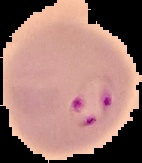
#> input picture tumlen/malaria/parasitized_01.jpg, 142 x 163 px, found by its file name; its folder holds only this picture in this run
$ python malamalamala.py
#> lines starting #> are read from the running program, lines starting #| are printed output that depends on the picture; after the words box and inside, x2 and y2 are one past the last pixel; in counts of white or black regions, pixels touching at a corner belong together
import os
import cv2
import numpy as np
import matplotlib.pyplot as plt

folder = 'C:\\Users\\Windows 10\\Kim\python\\New folder\\malaria\\'
files = os.listdir(folder)

total = len(files)
Infected = 0
Uninfected = 0
a = []


for i, file in enumerate(files):
    imageinput = cv2.imread(folder + file)
#> imageinput is the input picture: shape (163, 142, 3); mean B, G, R 110.2, 117.2, 155.1

    height,width,depth = imageinput.shape
#> height = 163; width = 142; depth = 3
    b,g,r = cv2.split(imageinput)
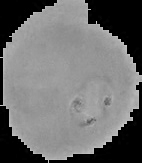
#> b: shape (163, 142); min 0, max 208, mean 110.2
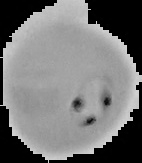
#> g: shape (163, 142); min 0, max 214, mean 117.2
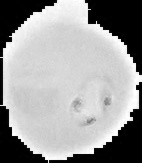
#> r: shape (163, 142); min 0, max 255, mean 155.1
    kernel = np.ones((3,3), np.uint8)
    image_noise_removal = cv2.bitwise_xor(g,r)
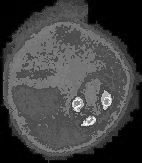
#> image_noise_removal: shape (163, 142); min 0, max 255, mean 66.2

    ret, th = cv2.threshold(image_noise_removal, 150,255, cv2.THRESH_BINARY)
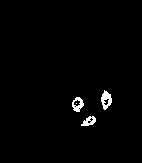
#> th: shape (163, 142); 1.4% white; 4 white regions (1 under 20 px), largest, box (x1, y1, x2, y2) and area: (101, 90, 112, 110) 129, (72, 97, 84, 112) 101, (81, 116, 96, 126) 88
    close = cv2.morphologyEx(th, cv2.MORPH_CLOSE, kernel)
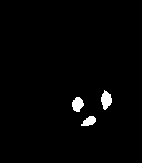
#> close: shape (163, 142); 1.6% white; 3 white regions, box (x1, y1, x2, y2) and area: (101, 90, 112, 110) 146, (72, 97, 84, 112) 129, (81, 116, 96, 126) 100
    open = cv2. morphologyEx(close, cv2.MORPH_OPEN, kernel)
#> open: shape (163, 142); 1.6% white; 3 white regions
    cont, hie = cv2.findContours(open, cv2.RETR_TREE, cv2.CHAIN_APPROX_SIMPLE)
#> cont = 3 contours; box (x1, y1, x2, y2) and area: (101, 91, 112, 109) 122, (72, 97, 84, 112) 110, (83, 116, 96, 126) 79; hie = [[1, -1, -1, -1], [2, 0, -1, -1], [-1, 1, -1, -1]]
    bord = np.zeros([height, width, 3])
    cv2.drawContours(bord, cont, -1,(255,0,0),-1)

    if len(cont) > 0:
        i = 1
        a.append(i)
    o = 0
    m = len(a)
    for j in range(m):
        o+=1
        plt.subplot(m,4,o)
        plt.imshow(imageinput), plt.title(file)
        o+=1
        plt.subplot(m,4,o)
        plt.imshow(th, cmap ='gray'), plt.title('Noisy')
        o+=1
        plt.subplot(m,4,o)
        plt.imshow(open, cmap ='gray'), plt.title('Sharpened')
        o+=1
        plt.subplot(m,4,o)
        plt.imshow(bord, cmap='gray'), plt.title('Color Dyed')
#> after the loop, o = 4

plt.show()
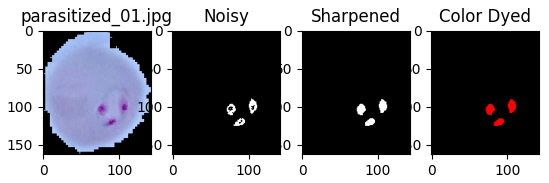
#> figure drawn by matplotlib, 4 panels; B, G, R data is drawn as R, G, B

$ run again, on tumlen/malaria/parasitized_05.jpg
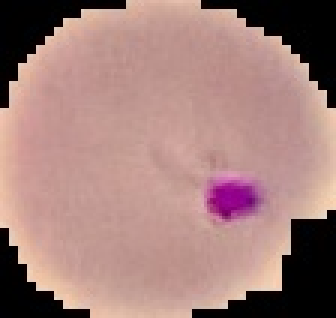
#> input picture tumlen/malaria/parasitized_05.jpg, 112 x 106 px, found by its file name (shown 3 times larger)
#> imageinput is the input picture: shape (106, 112, 3); mean B, G, R 122.4, 127, 162.2
#> `ret, th = cv2.threshold(image_noise_removal, 150,255, cv2.THRESH_BINARY)`:
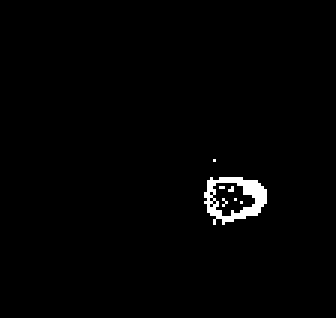
#> th: shape (106, 112) (shown 3 times larger); 1.3% white; 7 white regions (6 under 20 px), largest, box (x1, y1, x2, y2) and area: (68, 59, 89, 75) 149
#> close: shape (106, 112); 1.7% white; 2 white regions (1 under 20 px), largest, box (x1, y1, x2, y2) and area: (68, 59, 89, 75) 199
#> open: shape (106, 112); 1.6% white; 1 white region
#> cont = 1 contour; box (x1, y1, x2, y2) and area: (68, 59, 89, 75) 138; hie = [[-1, -1, -1, -1]]
#> after the loop `for j in range(m):`: o = 4
#> `plt.show()`:
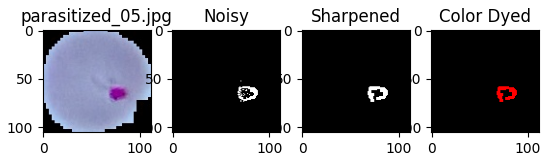
#> figure drawn by matplotlib, 4 panels; B, G, R data is drawn as R, G, B

$ run again, on tumlen/malaria/parasitized_07.jpg
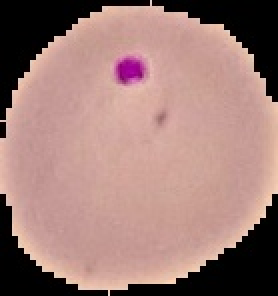
#> input picture tumlen/malaria/parasitized_07.jpg, 139 x 148 px, found by its file name (shown 2 times larger)
#> imageinput is the input picture: shape (148, 139, 3); mean B, G, R 118.9, 124.6, 158.6
#> `ret, th = cv2.threshold(image_noise_removal, 150,255, cv2.THRESH_BINARY)`:
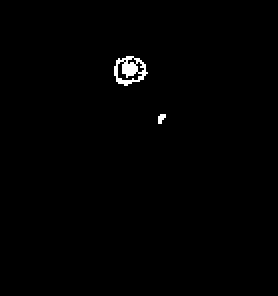
#> th: shape (148, 139) (shown 2 times larger); 0.7% white in thin lines or dots, all inside (x1, y1, x2, y2) = (57, 28, 83, 62)
#> close: shape (148, 139); 0.98% white; 2 white regions (1 under 20 px), largest, box (x1, y1, x2, y2) and area: (57, 28, 74, 43) 187
#> open: shape (148, 139); 0.89% white; 1 white region
#> cont = 1 contour; box (x1, y1, x2, y2) and area: (57, 28, 73, 42) 161; hie = [[-1, -1, -1, -1]]
#> after the loop `for j in range(m):`: o = 4
#> `plt.show()`:
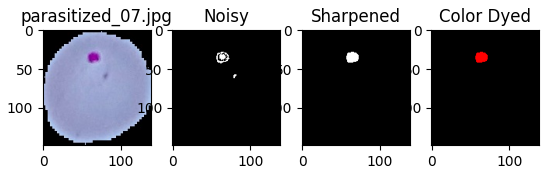
#> figure drawn by matplotlib, 4 panels; B, G, R data is drawn as R, G, B

$ run again, on tumlen/malaria/parasitized_02.jpg
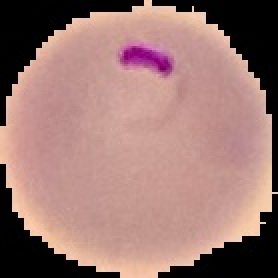
#> input picture tumlen/malaria/parasitized_02.jpg, 139 x 139 px, found by its file name (shown 2 times larger)
#> imageinput is the input picture: shape (139, 139, 3); mean B, G, R 114.2, 119.7, 155.7
#> th: shape (139, 139); 0.99% white in thin lines or dots, all inside (x1, y1, x2, y2) = (59, 21, 87, 39)
#> close: shape (139, 139); 1.3% white; 1 white region, box (x1, y1, x2, y2) and area: (59, 21, 87, 39) 242
#> open: shape (139, 139); 1.1% white; 2 white regions (1 under 20 px)
#> cont = 2 contours, 1 with area under 20; largest, box (x1, y1, x2, y2) and area: (59, 21, 87, 39) 154; hie = [[1, -1, -1, -1], [-1, 0, -1, -1]]
#> after the loop `for j in range(m):`: o = 4
#> `plt.show()`:
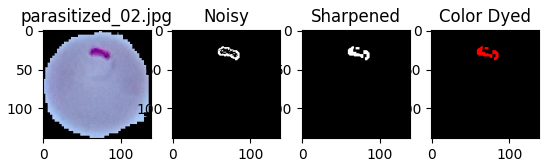
#> figure drawn by matplotlib, 4 panels; B, G, R data is drawn as R, G, B
